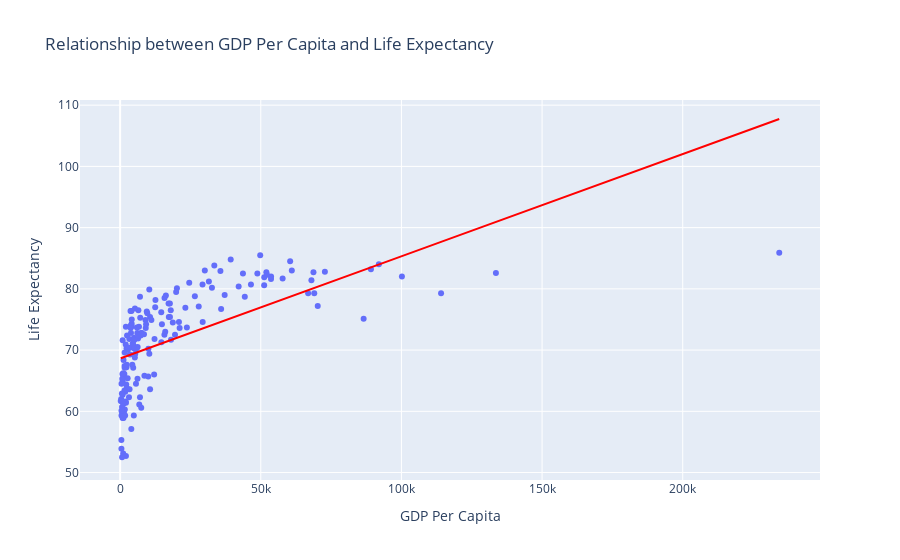

Notebook code cell kept with this figure:
### Code cell
# Display scatter plot
plot = life_gdp(df1)

### Figure 1 — Plotly figure (JSON) as saved in the notebook; plotly's stock layout.template omitted (floating-point values rounded to 4 significant figures; data arrays with more than 128 entries replaced by an {"elided": "..."} marker saying what was removed)
{"data": [{"hovertemplate": "<b>%{hovertext}</b><br><br>GDP Per Capita=%{x}<br>Life Expectancy=%{y}<extra></extra>", "hovertext": {"elided": "177 str values"}, "legendgroup": "", "marker": {"color": "#636efa", "symbol": "circle"}, "mode": "markers", "name": "", "orientation": "v", "showlegend": false, "type": "scatter", "x": {"elided": "177 float values"}, "xaxis": "x", "y": {"elided": "177 float values"}, "yaxis": "y"}, {"hovertemplate": "<b>OLS trendline</b><br>Life Expectancy = 0.000166885 * GDP Per Capita + 68.6357<br>R<sup>2</sup>=0.389801<br><br>GDP Per Capita=%{x}<br>Life Expectancy=%{y} <b>(trend)</b><extra></extra>", "legendgroup": "", "line": {"color": "red"}, "marker": {"color": "#636efa", "symbol": "circle"}, "mode": "lines", "name": "", "showlegend": false, "type": "scatter", "x": {"elided": "177 float values"}, "xaxis": "x", "y": {"elided": "177 float values"}, "yaxis": "y"}], "layout": {"legend": {"tracegroupgap": 0}, "title": {"text": "Relationship between GDP Per Capita and Life Expectancy"}, "xaxis": {"anchor": "y", "domain": [0, 1], "title": {"text": "GDP Per Capita"}}, "yaxis": {"anchor": "x", "domain": [0, 1], "title": {"text": "Life Expectancy"}}}}
